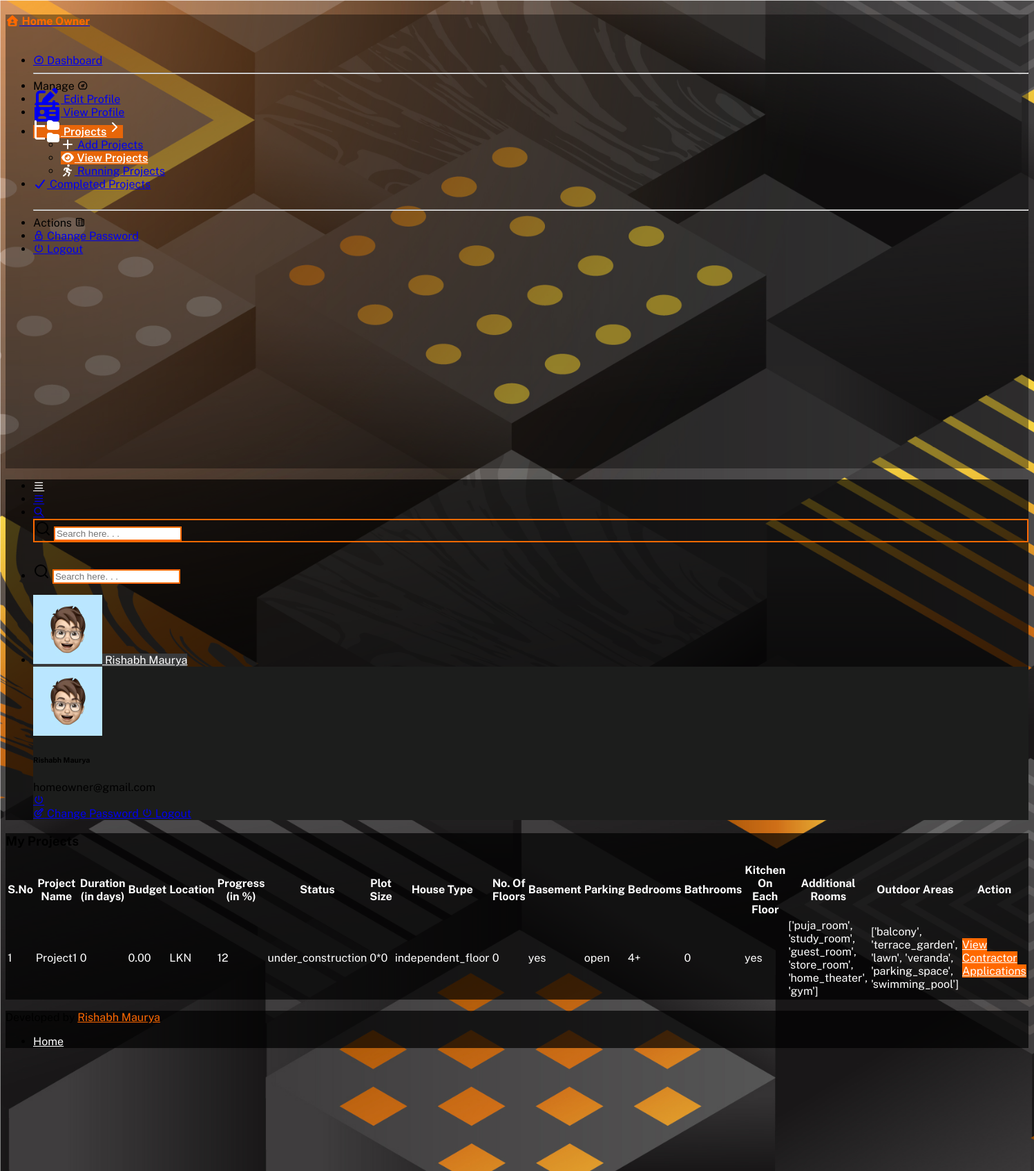
The page /homeowner/homeownerviewprojects/ (signed in) on the database its author committed.
### sbhapp/models.py (models this page shows, shortened)
class UserInfo(models.Model):
    name = models.CharField(max_length=100)
    email = models.EmailField(max_length=200)
    contactno = models.CharField(max_length=15)
    address = models.TextField()
    picture = models.ImageField(upload_to='profiles',blank=True)
    bio = models.TextField()
    login = models.OneToOneField(LoginInfo,on_delete=models.CASCADE)

### homeownerapp/models.py (models this page shows, shortened)
class Project(models.Model):
    projectname = models.CharField(max_length=255)
    homeowner = models.ForeignKey(UserInfo,on_delete=models.CASCADE,related_name='project_homeowner')
    contractor = models.ForeignKey(UserInfo,on_delete=models.SET_NULL,null=True, blank=True,related_name='project_contractor')
    start_date = models.DateField(null=True, blank=True)
    end_date = models.DateField(null=True, blank=True)
    duration = models.IntegerField(help_text="Estimated number of days", null=True, blank=True)
    budget = models.DecimalField(max_digits=12, decimal_places=2)
    progress = models.PositiveIntegerField(default=0, help_text="Completion percentage")
    location = models.CharField(max_length=255, blank=True)
    status = models.CharField(
        max_length=50,
        choices=[
            ('planned', 'Planned'),
            ('designing_phase', 'Designing Phase'),
            ('awaiting_approval', 'Awaiting Approval'),
            ('under_construction', 'Under Construction'),
            ('delayed', 'Delayed'),
            ('completed', 'Completed'),
            ('cancelled', 'Cancelled'),
        ],
        default='planned'
    )
    plot_size = models.CharField(max_length=50, blank=True)
    HOUSE_TYPES = [
        ('duplex', 'Duplex'),
        ('bungalow', 'Bungalow'),
        ('villa', 'Villa'),
        ('independent_floor', 'Independent Floor'),
        ('flat', 'Modern Flat'),
    ]
    house_type = models.CharField(max_length=50, choices=HOUSE_TYPES, blank=True)
    num_floors = models.CharField(max_length=10, blank=True)
    basement = models.CharField(max_length=10, choices=[('yes', 'Yes'), ('no', 'No')], blank=True)
    PARKING_CHOICES = [
        ('yes', 'Yes'),
        ('no', 'No'),
        ('covered', 'Covered Parking'),
        ('open', 'Open Parking')
    ]
    parking_required = models.CharField(max_length=20, choices=PARKING_CHOICES, blank=True)
    bedrooms = models.CharField(max_length=10, choices=[
        ('1bhk', '1 BHK'),
        ('2bhk', '2 BHK'),
        ('3bhk', '3 BHK'),
        ('4+', '4+ BHK')
    ], blank=True)
    bathrooms = models.CharField(max_length=10, blank=True)
    kitchen_each_floor = models.CharField(max_length=10, choices=[('yes', 'Yes'), ('no', 'No')], blank=True)
    additional_rooms = models.JSONField(blank=True, null=True)
    outdoor_areas = models.JSONField(blank=True, null=True)
    MATERIAL_CHOICES = [
        ('bricks', 'Red Bricks'),
        ('aac', 'AAC Blocks'),
        ('fly_ash', 'Fly Ash Bricks'),
        ('concrete', 'Concrete Blocks'),
        ('not_sure', 'Not Sure')
    ]
    preferred_material = models.CharField(max_length=50, choices=MATERIAL_CHOICES, blank=True)
    STYLE_CHOICES = [
        ('modern', 'Modern'),
        ('traditional', 'Traditional'),
        ('contemporary', 'Contemporary'),
        ('minimalist', 'Minimalist'),
        ('not_decided', 'Not Decided')
    ]
    construction_style = models.CharField(max_length=50, choices=STYLE_CHOICES, blank=True)
    solar_panel = models.BooleanField(default=False)
    design_reference = models.URLField(blank=True, null=True)
    special_requirements = models.TextField(blank=True)
    created_at = models.DateTimeField(auto_now_add=True)
    updated_at = models.DateTimeField(auto_now=True)

### homeownerapp/views.py (the view)
# urls.py: path('homeownerviewprojects/',views.homeownerviewprojects,name='homeownerviewprojects'),
@cache_control(no_cache=True, must_revalidate=True, no_store=True)
def homeownerviewprojects(request):
    if not 'homeownerid' in request.session:
        messages.error(request,"You are not logged in ")
        return redirect('signin')
    homeownerid = request.session.get('homeownerid')
    homeowner = UserInfo.objects.filter(email=homeownerid).first()
    projects = Project.objects.filter(homeowner=homeowner)
    context = {
        'name':homeowner.name,
        'homeownerid':homeownerid,
        'projects':projects,
    }
    return render(request,'homeownerviewprojects.html',context)

### homeownerapp/templates/homeownerviewprojects.html
{% extends 'homeownerbase.html' %}
{% block homeownerbase %}
<h3 class="text-light">My Projects</h3>
<div class="table-responsive">
    <table class="table">
        <tr>
            <th class="ht hr">S.No</th>
            <th class="ht hr">Project Name</th>
            <th class="ht hr">Duration <br> (in days)</th>
            <th class="ht hr">Budget</th>
            <th class="ht hr">Location</th>
            <th class="ht hr">Progress <br> (in %)</th>
            <th class="ht hr">Status</th>
            <th class="ht hr">Plot Size</th>
            <th class="ht hr">House Type</th>
            <th class="ht hr">No. Of Floors</th>
            <th class="ht hr">Basement</th>
            <th class="ht hr">Parking</th>
            <th class="ht hr">Bedrooms</th>
            <th class="ht hr">Bathrooms</th>
            <th class="ht hr">Kitchen On Each Floor</th>
            <th class="ht hr">Additional Rooms</th>
            <th class="ht hr">Outdoor Areas</th>
            <th class="ht hr">Action</th>
        </tr>
        {% for p in projects %}
        <tr>
            <td class="ht hr">{{forloop.counter}}</td>
            <td class="ht hr">{{p.projectname}}</td>
            <td class="ht hr">{{p.duration}}</td>
            <td class="ht hr">{{p.budget}}</td>
            <td class="ht hr">{{p.location}}</td>
            <td class="ht hr">{{p.progress}}</td>
            <td class="ht hr">{{p.status}}</td>
            <td class="ht hr">{{p.plot_size}}</td>
            <td class="ht hr">{{p.house_type}}</td>
            <td class="ht hr">{{p.num_floors}}</td>
            <td class="ht hr">{{p.basement}}</td>
            <td class="ht hr">{{p.parking_required}}</td>
            <td class="ht hr">{{p.bedrooms}}</td>
            <td class="ht hr">{{p.bathrooms}}</td>
            <td class="ht hr">{{p.kitchen_each_floor}}</td>
            <td class="ht hr">{{p.additional_rooms}}</td>
            <td class="ht hr">{{p.outdoor_areas}}</td>
            <td class="ht hr">
                <a href="{% url 'homeownerviewapplications' id=p.id %}" class="btn" style="background-color: #ff6900; color: white;">View Contractor Applications</a>
            </td>
        </tr>
        {% endfor %}
    </table>
</div>
{% endblock %}

### homeownerapp/templates/homeownerbase.html (shortened to what this page needs)
{% load static %}
<!DOCTYPE html>
<html lang="en">
<head>
  <link rel="stylesheet" href="{% static 'admin/assets/css/plugins/dataTables.bootstrap5.min.css' %}">
  <link rel="stylesheet" href="{% static 'admin/assets/fonts/tabler-icons.min.css' %}">
  <link rel="stylesheet" href="{% static 'admin/assets/fonts/feather.css' %}">
  <link rel="stylesheet" href="{% static 'admin/assets/fonts/fontawesome.css' %}">
  <link rel="stylesheet" href="{% static 'admin/assets/fonts/material.css' %}">
  <link rel="stylesheet" href="{% static 'admin/assets/css/style.css' %}" id="main-style-link">
  <link rel="stylesheet" href="{% static 'admin/assets/css/style-preset.css' %}">
  <link rel="stylesheet" href="https://cdnjs.cloudflare.com/ajax/libs/font-awesome/7.0.0/css/all.min.css"
 />
  <link rel="stylesheet" href="{% static 'css/style2.css' %}">
</head>
<body data-pc-preset="preset-1" data-pc-direction="ltr" data-pc-theme="ligth" class="text-light bg1">
  <nav class="pc-sidebar bg-dark bg1" style="border: none; box-shadow: none;">
    <div class="bd1">
      <div class="navbar-wrapper">
      <div class="m-header">
        <a href="{% url 'index' %}" class="b-brand text-light">
            <h4 style="color: #ff6900;"><i class="fa-solid fa-house-user text-light"></i> Home Owner</h4>
        </a>
      </div>
      <div class="navbar-content">
        <ul class="pc-navbar">
          <li class="pc-item hv2">
            <a href="{% url 'homeownerdash' %}" class="pc-link text-light">
              <span class="pc-micon"><i class="ti ti-dashboard"></i></span>
              <span class="pc-mtext">Dashboard</span>
            </a>
          </li>
          <hr>
          <li class="pc-item pc-caption text-light">
            <label>Manage</label>
            <i class="ti ti-dashboard"></i>
          </li>
          <li class="pc-item pc-hasmenu hv2">
            <a href="{% url 'homeowneredit' %}" class="pc-link text-light">
              <span class="pc-micon"><i class="fa-solid fa-pen-to-square fa-2xl"></i></span>
              <span class="pc-mtext">Edit Profile</span>
            </a>
          </li>
          <li class="pc-item pc-hasmenu hv2">
            <a href="{% url 'homeownerprofile' %}" class="pc-link text-light">
              <span class="pc-micon"><i class="fa-solid fa-id-card fa-2xl"></i></span>
              <span class="pc-mtext">View Profile</span>
            </a>
          </li>
          <li class="pc-item pc-hasmenu">
            <a href="#!" class="pc-link text-light hv2">
              <span class="pc-micon"><i class="fa-solid fa-folder-tree fa-2xl"></i></span>
              <span class="pc-mtext">Projects</span><span class="pc-arrow"><i
                  data-feather="chevron-right"></i></span>
            </a>
            <ul class="pc-submenu">
              <li class="pc-item hv2"><a class="pc-link text-light" href="{% url 'addproject' %}"><i class="fa-solid fa-plus"></i> Add Projects</a></li>
              <li class="pc-item hv2"><a class="pc-link text-light" href="{% url 'homeownerviewprojects' %}"><i class="fa-solid fa-eye"></i> View Projects</a></li>
              <li class="pc-item hv2"><a class="pc-link text-light" href="{% url 'runningprojects' %}"><i class="fa-solid fa-person-running"></i> Running Projects</a></li>
            </ul>
          </li>
           <li class="pc-item hv2">
            <a href="{% url 'homeownercompletedprojects' %}" class="pc-link text-light">
              <span class="pc-micon"><i class="fa-solid fa-check"></i></span>
              <span class="pc-mtext">Completed Projects</span>
            </a>
          </li>
          <br>
          <hr>
          <li class="pc-item pc-caption text-light">
            <label>Actions</label>
            <i class="ti ti-news"></i>
          </li>
          <li class="pc-item hv2">
            <a href="{% url 'homeownerchangepassword' %}" class="pc-link text-light">
              <span class="pc-micon"><i class="ti ti-lock"></i></span>
              <span class="pc-mtext">Change Password</span>
            </a>
          </li>
          <li class="pc-item hv2">
            <a href="{% url 'homeownerlogout' %}" class="pc-link text-light">
              <span class="pc-micon"> <i class="ti ti-power"></i></span>
              <span class="pc-mtext">Logout</span>
            </a>
          </li>
        </ul>
      </div>
    </div>
    </div>
  </nav>
  <header class="pc-header bg1" style="border: none; box-shadow: none; background-color: #393a3b;">
    <div class="header-wrapper b1">
      <div class="me-auto pc-mob-drp">
        <ul class="list-unstyled">
          <li class="pc-h-item pc-sidebar-collapse">
            <a href="#" class="pc-head-link ms-0 hv1" id="sidebar-hide">
              <i class="ti ti-menu-2 ida"></i>
            </a>
          </li>
          <li class="pc-h-item pc-sidebar-popup">
            <a href="#" class="pc-head-link ms-0" id="mobile-collapse">
              <i class="ti ti-menu-2 text-white"></i>
            </a>
          </li>
          <li class="dropdown pc-h-item d-inline-flex d-md-none">
            <a class="pc-head-link dropdown-toggle arrow-none m-0" data-bs-toggle="dropdown" href="#" role="button"
              aria-haspopup="false" aria-expanded="false">
              <i class="ti ti-search text-white"></i>
            </a>
            <div class="dropdown-menu pc-h-dropdown drp-search">
              <form class="px-3">
                <div class="form-group mb-0 d-flex align-items-center place">
                  <i data-feather="search"></i>
                  <input type="search" class="form-control shadow-none" placeholder="Search here. . ." class="place">
                </div>
              </form>
            </div>
          </li>
          <li class="pc-h-item d-none d-md-inline-flex">
            <form class="header-search">
              <i data-feather="search" class="icon-search"></i>
              <input type="search" class="form-control" placeholder="Search here. . .">
            </form>
          </li>
        </ul>
      </div>
      <div class="ms-auto">
        <ul class="list-unstyled">
          <li class="dropdown pc-h-item header-user-profile">
            <a class="pc-head-link dropdown-toggle arrow-none me-0 hv4" data-bs-toggle="dropdown" href="#" role="button"
              aria-haspopup="false" data-bs-auto-close="outside" aria-expanded="false">
              <img src="{% static 'admin/assets/images/user/avatar-2.jpg' %}" alt="user-image" class="user-avtar">
              <span class="text-light">{{name}}</span>
            </a>
            <div class="dropdown-menu dropdown-user-profile dropdown-menu-end pc-h-dropdown"
              style="background-color: #1c1d1c;">
              <div class="dropdown-header">
                <div class="d-flex mb-1">
                  <div class="flex-shrink-0">
                    <img src="{% static 'admin/assets/images/user/avatar-2.jpg' %}" alt="user-image"
                      class="user-avtar wid-35">
                  </div>
                  <div class="flex-grow-1 ms-3">
                    <h6 class="mb-1  text-light">{{name}}</h6>
                    <span>{{homeownerid}}</span>
                  </div>
                  <a href="{% url 'homeownerlogout' %}" class="pc-head-link bg-transparent"><i
                      class="ti ti-power text-danger"></i></a>
                </div>
              </div>
              <div class="tab-content" id="mysrpTabContent">
                <div class="tab-pane fade show active" id="drp-tab-1" role="tabpanel" aria-labelledby="drp-t1"
                  tabindex="0">
                  <a href="{% url 'homeownerchangepassword' %}" class="dropdown-item hv3">
                    <i class="ti ti-edit-circle text-light"></i>
                    <span class=" text-light">Change Password</span>
                  </a>
                  <a href="{% url 'homeownerlogout' %}" class="dropdown-item hv3">
                    <i class="ti ti-power  text-light"></i>
                    <span class=" text-light">Logout</span>
                  </a>
                </div>
              </div>
            </div>
          </li>
        </ul>
      </div>
    </div>
  </header>
  <div class="pc-container b1">
    <div class="pc-content">
      {% block homeownerbase %}
      {% endblock %}
    </div>
  </div>
  <footer class="pc-footer b1">
    <div class="footer-wrapper container-fluid">
      <div class="row">
        <div class="col-10 my-1">
          <p class="m-0">Developed by <a href="{% url 'aboutdev' %}" target="_blank" style="color: #ff6900;">Rishabh
              Maurya</a>.</p>
        </div>
        <div class="col-2 text-end my-1">
          <ul class="list-inline footer-link mb-0">
            <li class="list-inline-item"><a href="{% url 'index' %}" class="hv1">Home</a></li>
          </ul>
        </div>
      </div>
    </div>
  </footer>
</body>
</html>

### sbhapp/static/css/style.css (style rules this page uses)
body { overflow-x: hidden; }

### homeownerapp/static/css/style2.css (style rules this page uses)
body { font-family: 'Poppins', sans-serif; }
.bg1 { background-image: url('../images/bg/12.jpg'); background-size: cover; background-repeat: no-repeat; background-attachment: fixed; }
.bd1 { background-color: rgba(0, 0, 0, 0.4); }
.b1 { background-image: linear-gradient(rgba(0, 0, 0, 0.7), rgba(0, 0, 0, 0.7)); background-size: cover; background-position: center; }
.ida { color: white !important; }
.hv1 { color: white !important; transition: .5s; }
.hv3 { background-color: #1c1d1c; transition: 1s; }
.hv4 { background-color: #393a3b !important; color: white; transition: .5s; }
.pc-item.active > .pc-link { background-color: #ff6b01d7 !important; color: #ffffff !important; font-weight: 600; }
.pc-item.active i { color: #ffffff !important; }
.place { margin-bottom: 30px; border:2px solid #ff6900 ; }
.hr { transition: .5s; }
.ht { transition: .5s; color: white !important; }
.place { border: 2px solid #ff6900 !important; }
.form-control { border: 2px solid #ff6900 !important; }

### rows shown on the page
UserInfo: name "Rishabh Maurya", email "homeowner@gmail.com"
Project: projectname "Project1", duration "0", budget "0.00", location "LKN", progress "12", status "under_construction", plot_size "0*0", house_type "independent_floor", num_floors "0", basement "yes", parking_required "open", bedrooms "4+", bathrooms "0", kitchen_each_floor "yes", additional_rooms "['puja_room', 'study_room', 'guest_room', 'store_room', 'home_theater', 'gym']", outdoor_areas "['balcony', 'terrace_garden', 'lawn', 'veranda', 'parking_space', 'swimming_pool']"
